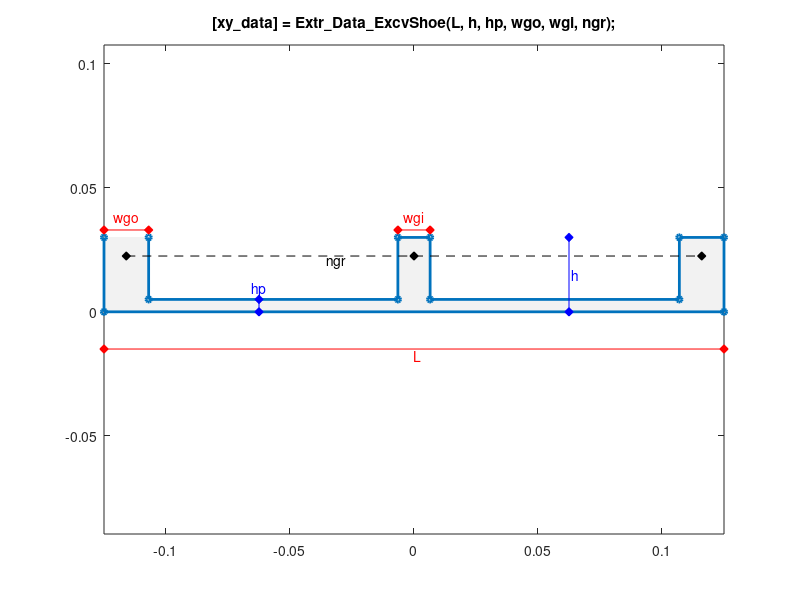

This figure's MATLAB source:
function [xy_data] = Extr_Data_ExcvShoe(L, h, hp, wgo, wgi, ngr, varargin)
%Extr_Data_ExcvShoe Produce extrusion data for a link with an arbitrary
%number of holes and rounded ends.
%   [xy_data] = Extr_Data_ExcvShoe(L, h, hp, wgo, wgi, ngr)
%   This function returns x-y data for a link with half a hole at one end.
%   You can specify:
%       Length                 L
%       Height                 h
%       Width outer grouser    wgo
%       Width inner grouser    wgi
%       Number of grousers     ngr
%
%   To see a plot showing parameter values, enter the name
%   of the function with no arguments
%   >> Extr_Data_ExcvShoe
%
%   To see a plot created with your parameter values,
%   add 'plot' as the final argument
%   >> Extr_Data_ExcvShoe(0.2, 0.03,0.005, 0.019, 0.013, 3,'plot')
%
% Copyright 2014-2024 The MathWorks, Inc.

% Default data to show diagram
if (nargin == 0)
    L  = 0.25;
    h  = 0.03;
    hp = 0.005;
    wgo = 0.018;
    wgi = 0.013;
    ngr = 3;
end

% Check if plot should be produced
if (isempty(varargin))
    showplot = 'n';
else
    showplot = char(varargin);
end

gg = (L-wgo*2-wgi*(ngr-2))/(ngr-1); % Grouser Gaps

x = L;
for i = 1:(ngr-1)
    if((2*i)==2)
        x((2*i)) = x((2*i-1))-wgo;
    else
        x((2*i)) = x((2*i-1))-wgi;
    end
        
    x((2*i)+1) = x((2*i))-gg;
end

x = x(2:end);
xy_data1 = [...
    0 h;
    0 0;
    L 0;
    L h];

for i=1:2:length(x)
    xy_data2(2*i-1,:) = [x(i)   h];
    xy_data2(2*i,:) = [x(i)   hp];
    xy_data2(2*i+1,:) = [x(i+1) hp];
    xy_data2(2*i+2,:)   = [x(i+1)  h];
end

xy_data = [xy_data1;xy_data2];

xy_data = xy_data - [L/2 0];

% Plot diagram to show parameters and extrusion
if (nargin == 0 || strcmpi(showplot,'plot'))
    % Figure name
    figString = ['h1_' mfilename];
    % Only create a figure if no figure exists
    figExist = 0;
    fig_hExist = evalin('base',['exist(''' figString ''')']);
    if (fig_hExist)
        figExist = evalin('base',['ishandle(' figString ') && strcmp(get(' figString ', ''type''), ''figure'')']);
    end
    if ~figExist
        fig_h = figure('Name',figString);
        assignin('base',figString,fig_h);
    else
        fig_h = evalin('base',figString);
    end
    figure(fig_h)
    clf(fig_h)
    
    % Plot extrusion
    patch(xy_data(:,1),xy_data(:,2),[1 1 1]*0.95,'EdgeColor','none');
    hold on
    plot(xy_data(:,1),xy_data(:,2),'-','Marker','o','MarkerSize',4,'LineWidth',2);
    
    axis('equal');
    axis padded;
    
    % Show parameters
    plot([-L/2 L/2],[-1 -1]*h*0.5,'r-d','MarkerFaceColor','r');
    text(0,-h*0.5,'{\color{red}L}','VerticalAlignment','top');
    plot([L/4 L/4],[0 h],'b-d','MarkerFaceColor','b');
    text(L/4,h/2,'{\color{blue} h}','HorizontalAlignment','left');
    plot([-L/4 -L/4],[0 hp],'b-d','MarkerFaceColor','b');
    text(-L/4,hp*1.5,'{\color{blue}hp}','HorizontalAlignment','center',...
        'VerticalAlignment','baseline');
    plot([-L/2 -L/2+wgo],[1 1]*h*1.1,'r-d','MarkerFaceColor','r');
    text(-L/2+wgo/2,h*1.2,'{\color{red}wgo}','HorizontalAlignment','center',...
        'VerticalAlignment','baseline');
    plot([-wgi/2 wgi/2],[1 1]*h*1.1,'r-d','MarkerFaceColor','r');
    text(0,h*1.2,'{\color{red}wgi}','HorizontalAlignment','center',...
        'VerticalAlignment','baseline');
    plot([-L/2+wgo/2 0 +L/2-wgo/2],[1 1 1]*3*h/4,'k--','Marker','d','MarkerFaceColor','k');
    text(-L/8,3*h/4,'{\color{black}ngr}','HorizontalAlignment','center',...
        'VerticalAlignment','top');
    

    %{    
    plot([-L/2 -L/2+r*sin(30*pi/180)],[0 r*cos(30*pi/180)],'k-d','MarkerFaceColor','k');
    text(-L/2+r*sin(30*pi/180)*1.4,1.4*r*cos(30*pi/180),'r');
    %}
    
    title('[xy\_data] = Extr\_Data\_ExcvShoe(L, h, hp, wgo, wgi, ngr);');
    hold off
    box on
    clear xy_data
end


